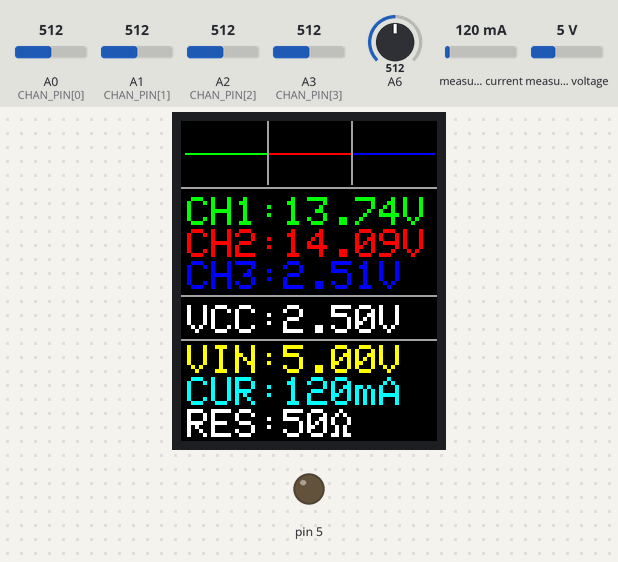
Recording of a sketch running on a simulated Arduino Nano, built with avr-gcc and run on an emulated ATmega328P. Shown: 128×160 colour display, output pins drawn as LEDs (lit = HIGH). The inputs (shaded band) are chosen by the test bench; at power-on: measured current 120 mA, A3 (CHAN_PIN[3]) = 512, A2 (CHAN_PIN[2]) = 512, A0 (CHAN_PIN[0]) = 512, A1 (CHAN_PIN[1]) = 512, A6 = 512, measured voltage 5 V.

Above: at 1.3 s.
1.4 s: measured current set to 104 mA
At 2.4 s:
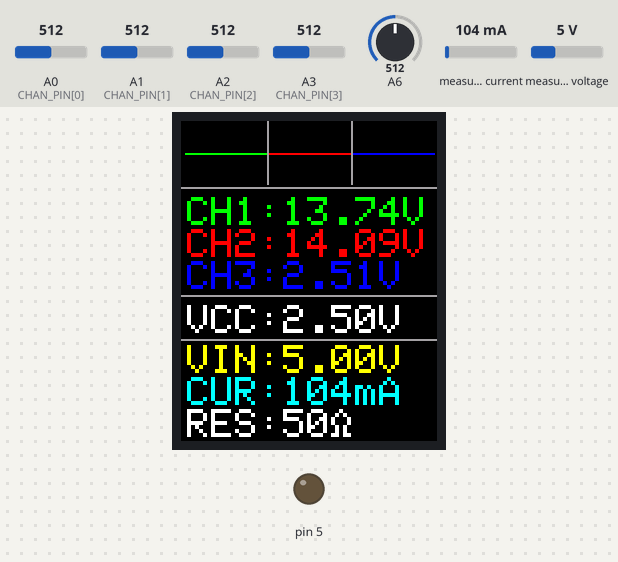
2.9 s: measured current set to 90 mA
At 3.8 s:
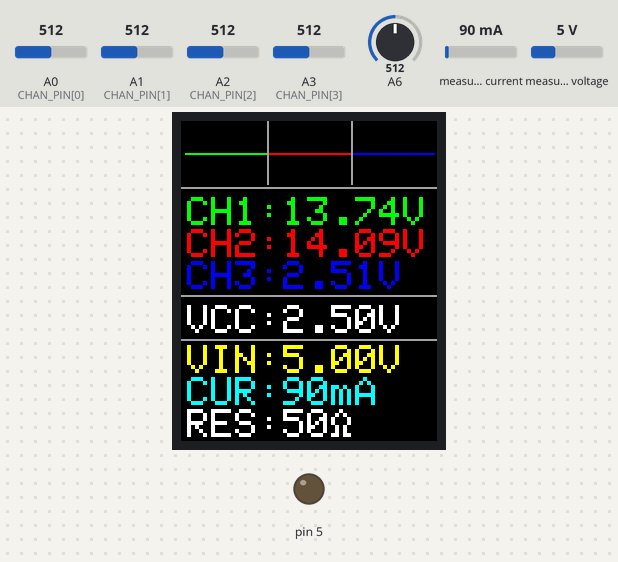
4.4 s: A3 (CHAN_PIN[3]) set to 566
At 5.3 s:
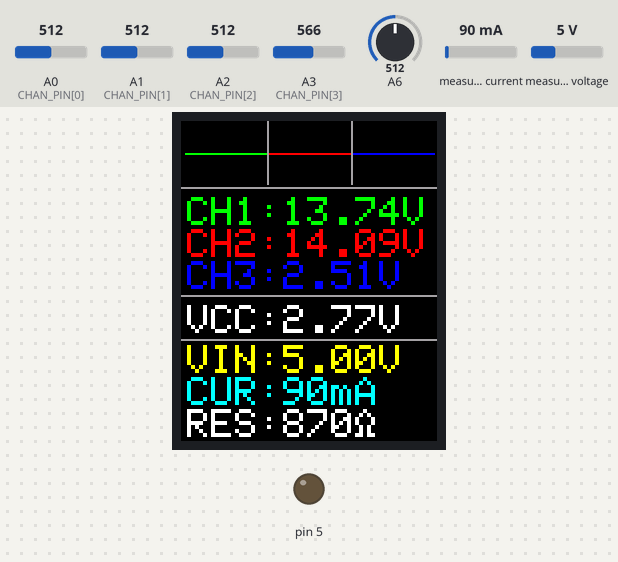
5.9 s: A3 (CHAN_PIN[3]) set to 591
At 6.4 s:
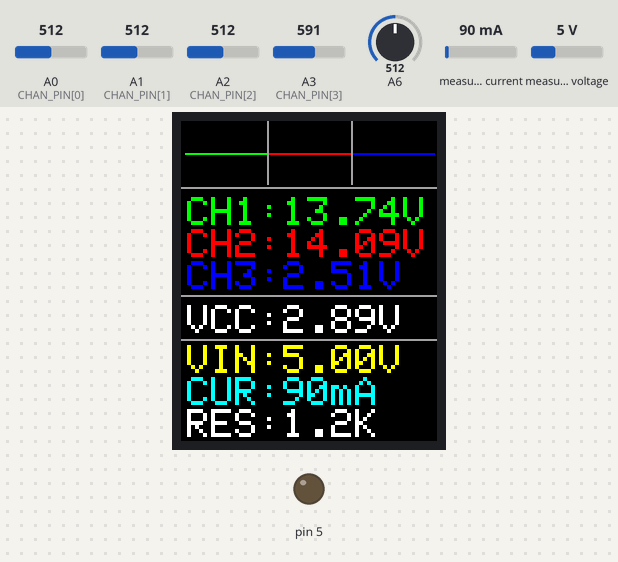
7.4 s: A2 (CHAN_PIN[2]) set to 30
At 8.3 s:
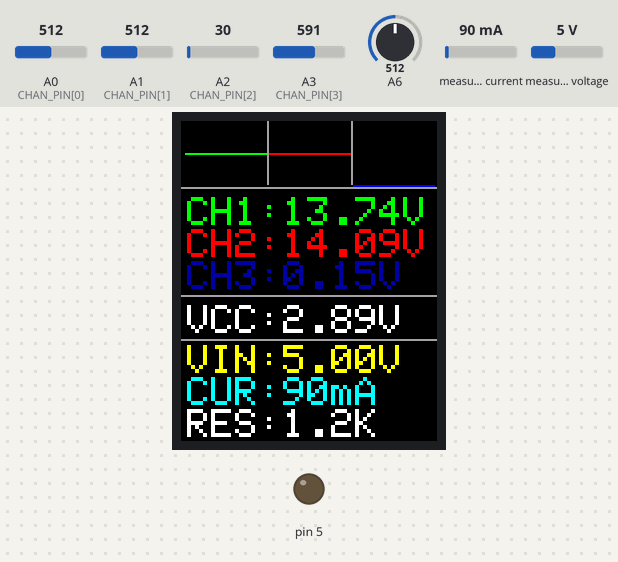
Timing chart, 0 to 9.9 s (numbered marks = the images above; inputs shaded):
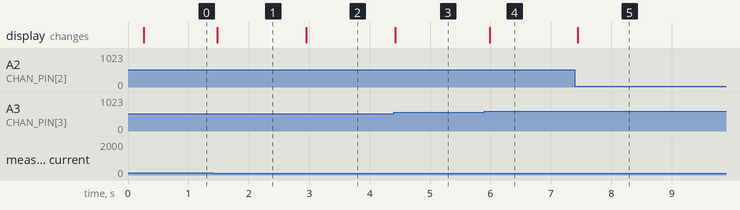

Measured:
- the behaviour switches between 100 and 99 mA on measured current (found by bisection; images 1 and 2)
- the behaviour switches between 574 and 575 on A3 (CHAN_PIN[3]) (found by bisection; images 3 and 4)
- after the input at 1.4 s, the display: changes after 0.08 s (image 1)
- after the input at 2.9 s, the display: changes after 0.05 s (image 2)
- after the input at 4.4 s, the display: changes at once (image 3)
- after the input at 5.9 s, the display: changes after 0.09 s (image 4)
- after the input at 7.4 s, the display: changes after 0.05 s (image 5)

The sketch:

Oscilloscope.ino
```cpp
/*
PINOUT:
   RST - LCD RST
   15 - SCK  -> LCD SCK
   16 - MOSI -> LCD SDA
   10 - LCD CS
   7 - LCD DC (A0)
   5 - PWM out
   4 (A6) - Resistor meter

   3 - SCL
   2 - SDA

   A0 - channel 1
   A1 - channel 2
   A2 - channel 3
   A3 - Vcc measure
*/

#include <Wire.h>
#include <Adafruit_INA219.h>

#include <SPI.h>
#include <PDQ_GFX.h>
enum
{
  ST7735_INITB      = 0,        // 1.8" (128x160) ST7735B chipset (only one type)
  ST7735_INITR_GREENTAB   = 1,        // 1.8" (128x160) ST7735R chipset with green tab (same as ST7735_INITR_18GREENTAB)
  ST7735_INITR_REDTAB   = 2,        // 1.8" (128x160) ST7735R chipset with red tab (same as ST7735_INITR_18REDTAB)
  ST7735_INITR_BLACKTAB   = 3,        // 1.8" (128x160) ST7735S chipset with black tab (same as ST7735_INITR_18BLACKTAB)
  ST7735_INITR_144GREENTAB    = 4,        // 1.4" (128x128) ST7735R chipset with green tab
  ST7735_INITR_18GREENTAB   = ST7735_INITR_GREENTAB,  // 1.8" (128x160) ST7735R chipset with green tab
  ST7735_INITR_18REDTAB   = ST7735_INITR_REDTAB,    // 1.8" (128x160) ST7735R chipset with red tab
  ST7735_INITR_18BLACKTAB   = ST7735_INITR_BLACKTAB,  // 1.8" (128x160) ST7735S chipset with black tab
};
#define ST7735_CHIPSET    ST7735_INITR_BLACKTAB
#define  ST7735_CS_PIN   10
#define  ST7735_DC_PIN   7
#define  ST7735_SAVE_SPCR  0
#include <PDQ_ST7735.h>

static const int TXT_SIZE = 2;

static const int SCREEN_WIDTH = 128;
static const int SCREEN_HEIGHT = 160;
static const int CHAR_WIDTH =  6 * TXT_SIZE;
static const int CHAR_HEIGHT = 8 * TXT_SIZE;

static const int CHARS_X = SCREEN_WIDTH / CHAR_WIDTH;
static const int CHARS_Y = SCREEN_HEIGHT / CHAR_HEIGHT;

PDQ_ST7735 display;
Adafruit_INA219 sensor(0x40);

const unsigned char PS_16 = (1 << ADPS2);
const unsigned char PS_32 = (1 << ADPS2) | (1 << ADPS0);
const unsigned char PS_64 = (1 << ADPS2) | (1 << ADPS1);
const unsigned char PS_128 = (1 << ADPS2) | (1 << ADPS1) | (1 << ADPS0);

char adc_rate = '1';

void SetADCRate(char rate)
{
  adc_rate = rate;
  byte val;
  if (rate == '0') val = PS_16;
  else if (rate == '1') val = PS_32;
  else if (rate == '2') val = PS_64;
  else val = PS_128;
  ADCSRA &= ~PS_128;
  ADCSRA |= val;
}

#define VREF 2.56
#define R1 3715
#define R2 3950
#define DARK 0xA514 //0xC618 //0x7BEF
static const byte CHAN_PIN[4] = { A0, A1, A2, A3 };
static const char *CHAN_NAME[4] = { "CH1", "CH2", "CH3", "VCC" };
static const uint16_t CHAN_CLR[4] = { ST7735_GREEN, ST7735_RED, ST7735_BLUE, ST7735_WHITE };
static const float CHAN_DIV[4] = { 10.722, 11.0, 1.96, 1.955 };

char pwm_val = '0';

void setup() {
  Serial.begin(921600);
  SetADCRate('1');
  analogReference(INTERNAL);

  pinMode(5, OUTPUT);
  digitalWrite(5, LOW);

  sensor.begin();

  display.initR(ST7735_CHIPSET);
  //display.setRotation(3);
  display.fillScreen(ST7735_BLACK);

//  for (int i = 0; i < 255; ++i) {
//    display.print((char) i);
//    if ((i % 16) == 15) display.println();
//  }
//  return;

  display.setTextSize(TXT_SIZE);

  display.drawFastHLine(0, 33, SCREEN_WIDTH, ST7735_WHITE & DARK);
  for (int i = 1; i < 3; ++i )
    display.drawFastVLine(1 + 42 * i, 0, 32, ST7735_WHITE & DARK);
  display.drawFastHLine(0, 39 + 3 * CHAR_HEIGHT, SCREEN_WIDTH, ST7735_WHITE & DARK);
  display.drawFastHLine(0, 45 + 4 * CHAR_HEIGHT, SCREEN_WIDTH, ST7735_WHITE & DARK);
}

#define BUFSIZE 32
unsigned int buf[42];

char mode = '0';
char last_mode = mode;

unsigned long last_recv = 0;

int chan = 0;

void loop() {
  if (Serial.available())
    last_recv = micros();
  while (Serial.available()) {
    char cmd = Serial.read();
    if (cmd == '?') {
      Serial.write("OSCL");
      Serial.write(adc_rate);
      Serial.write(pwm_val);
      continue;
    }
    if (cmd == 'R') {
      char rate = Serial.read();
      SetADCRate(rate);
      continue;
    }
    if (cmd == 'P') {
      pwm_val = Serial.read();
      if (pwm_val <= '0')
        digitalWrite(5, LOW);
      else if (pwm_val <= '9')
        analogWrite(5, (pwm_val - '0') * 255 / 10);
      continue;
    }
    if (cmd < '0' || cmd > '5') continue;
    mode = cmd;
  }

  if (pwm_val > '9')
    digitalWrite(5, !digitalRead(5));

  if (micros() - last_recv > 500000)
    mode = '0';

//  if (last_mode != mode) {
//    last_mode = mode;
//    if (mode == '0' || mode == '5')
//      analogReference(DEFAULT);
//    else
//      analogReference(INTERNAL);
//  }

  if (mode == '0') {
    uint16_t clr;
    int xofs = 3;
    int yofs = 38;
    if (chan == 3) {
      yofs += 6;
      float VCC = analogRead(CHAN_PIN[3]) * CHAN_DIV[3] * VREF / 1023.0;
      display.setCursor(xofs, 3 * CHAR_HEIGHT + yofs);
      clr = CHAN_CLR[3];
      display.setTextColor(clr, ST7735_BLACK);
      display.print("VCC:"); display.print(VCC); display.print("V");

      yofs += 4;
      float busvoltage = sensor.getBusVoltage_V();
      float current_mA = sensor.getCurrent_mA();
      //float shuntvoltage = sensor.getShuntVoltage_mV();
      //float loadvoltage = busvoltage + (shuntvoltage / 1000);

      display.setCursor(xofs, 4 * CHAR_HEIGHT + yofs);
      clr = ST7735_YELLOW;
      if (busvoltage < 1.5)
        clr &= DARK;
      display.setTextColor(clr, ST7735_BLACK);
      display.print("VIN:"); display.print(busvoltage); display.print("V");
      if (busvoltage < 10) display.print(' ');

      display.setCursor(xofs, 5 * CHAR_HEIGHT + yofs);
      clr = ST7735_CYAN;
      if (current_mA < 1)
        clr &= DARK;
      display.setTextColor(clr, ST7735_BLACK);
      display.print("CUR:");
      if (current_mA < 1000) {
        int mA = (int) current_mA;
        display.print(mA);
        display.print("mA");
        if (mA < 100) display.print(' ');
        if (mA < 10) display.print(' ');
      } else {
        display.print(current_mA / 1000);
        display.print("A");
      }

      display.setCursor(xofs, 6 * CHAR_HEIGHT + yofs);
      unsigned long uiRes = 0;
      for (int i = 0; i < 32; ++i) {
        uiRes += analogRead(A6);
        delayMicroseconds(100);
      }
      float fRes = uiRes / 32.0;
      if (fRes > 5) {
        clr = ST7735_WHITE;
        display.setTextColor(clr, ST7735_BLACK);
        float v = fRes * VREF / 1023;
        long R = VCC * R2 / v - R1 - R2;
        display.print("RES:");
        if (R < 1000) {
          if (R < 0) R = 0;
          R = R / 10 * 10;
          display.print(R);
          display.print((char) 233);
          if (R < 100) display.print(' ');
          if (R < 10) display.print(' ');
          display.print(' ');
        } else if (R < 10000) {
          display.print(R / 1000);
          display.print('.');
          display.print((R / 100) % 10);
          display.print('K');
          display.print(' ');
        } else if (R < 1000000) {
          display.print(R / 1000);
          display.print("K");
          display.print(' ');
        } else {
          display.print(R / 1000000.0);
          display.print('M');
        }
      } else {
        clr = ST7735_MAGENTA;
        if (current_mA < 1)
          clr &= DARK;
        display.setTextColor(clr, ST7735_BLACK);
        display.print("PWR:");
        float power_mW = busvoltage * current_mA;
        if (power_mW < 1000) {
          int mW = (int) power_mW;
          display.print(mW);
          display.print("mW");
          if (mW < 100) display.print(' ');
          if (mW < 10) display.print(' ');
        } else {
          display.print(power_mW / 1000);
          display.print("W");
        }
      }

      chan = 0;
      return;
    }

    byte pin = CHAN_PIN[chan];
    analogRead(pin);
    delayMicroseconds(100);
    buf[0] = analogRead(pin);
    unsigned int uiMin = buf[0];
    unsigned int uiMax = buf[0];
    unsigned int uiSum = buf[0];
    int idxMin = 0;
    bool bEdgeFound = false;
    for (int i = 1; i < 42; ++i) {
      unsigned int ui = analogRead(pin);
      buf[i] = ui;
      if (ui < uiMin) { uiMin = ui; idxMin = i; }
      if (ui > uiMax) uiMax = ui;
      uiSum += ui;
      if (!bEdgeFound && ui > uiMin + 150) {
        bEdgeFound = true;
        buf[0] = buf[i - 1];
        buf[1] = ui;
        i = 1;
        uiMax = ui;
        uiSum = buf[0] + ui;;
      }
      delayMicroseconds(100);
    }
    float vAvg = (uiSum / 42.0) * CHAN_DIV[chan] * VREF / 1023.0;

    display.setCursor(xofs, chan * CHAR_HEIGHT + yofs);
    clr = CHAN_CLR[chan];
    if (vAvg < 0.25)
      clr &= DARK;
    display.setTextColor(clr, ST7735_BLACK);
    display.print(CHAN_NAME[chan]); display.print(":"); display.print(vAvg);
    display.print("V");
    if (vAvg < 10) display.print(' ');

    unsigned int yPrev;
    uiMin = 0;
    uiMax = 1023;
    for (int i = 0; i < 42; ++i) {
      unsigned int y = 32 - (buf[i] - uiMin) * 32 / (uiMax - uiMin);
      if (!i) {
        yPrev = y;
        continue;
      }
      unsigned int y1, y2;
      if (y < yPrev) {
        y1 = y;
        y2 = yPrev;
      } else {
        y1 = yPrev;
        y2 = y;
      }
      yPrev = y;
      unsigned int x = 1 + 42 * chan + i;
      display.drawFastVLine(x, 0, y1, ST7735_BLACK);
      display.drawFastVLine(x, y1, y2 - y1 + 1, CHAN_CLR[chan]);
      display.drawFastVLine(x, y2 + 1, 32 - y2, ST7735_BLACK);
    }

    ++chan;
    return;
  }

  byte i = 0;
  //unsigned long tmStart = micros();
  if (mode == '1') {
    while (i < BUFSIZE) {
      unsigned int val1 = analogRead(A0);
      buf[i++] = val1;
    }
  } else if (mode == '2') {
    while (i < BUFSIZE) {
      unsigned int val1 = analogRead(A1);
      buf[i++] = val1;
    }
  } else if (mode == '3') {
    while (i < BUFSIZE) {
      unsigned int val1 = analogRead(A0);
      unsigned int val2 = analogRead(A1);
      buf[i++] = val1;
      buf[i++] = val2;
    }
  } else if (mode == '4') {
    while (i < BUFSIZE) {
      unsigned int val1 = analogRead(A0);
      unsigned int val2 = analogRead(A1);
      buf[i++] = (val2 - val1);
    }
  } else if (mode == '5') {
    while (i < BUFSIZE) {
      unsigned int val1 = analogRead(A2);
      buf[i++] = val1;
    }
  }
  //unsigned long tm = micros() - tmStart;
  Serial.write((byte *) buf, BUFSIZE * 2);

//  Serial.println();
//  Serial.println(tm);
}
```
